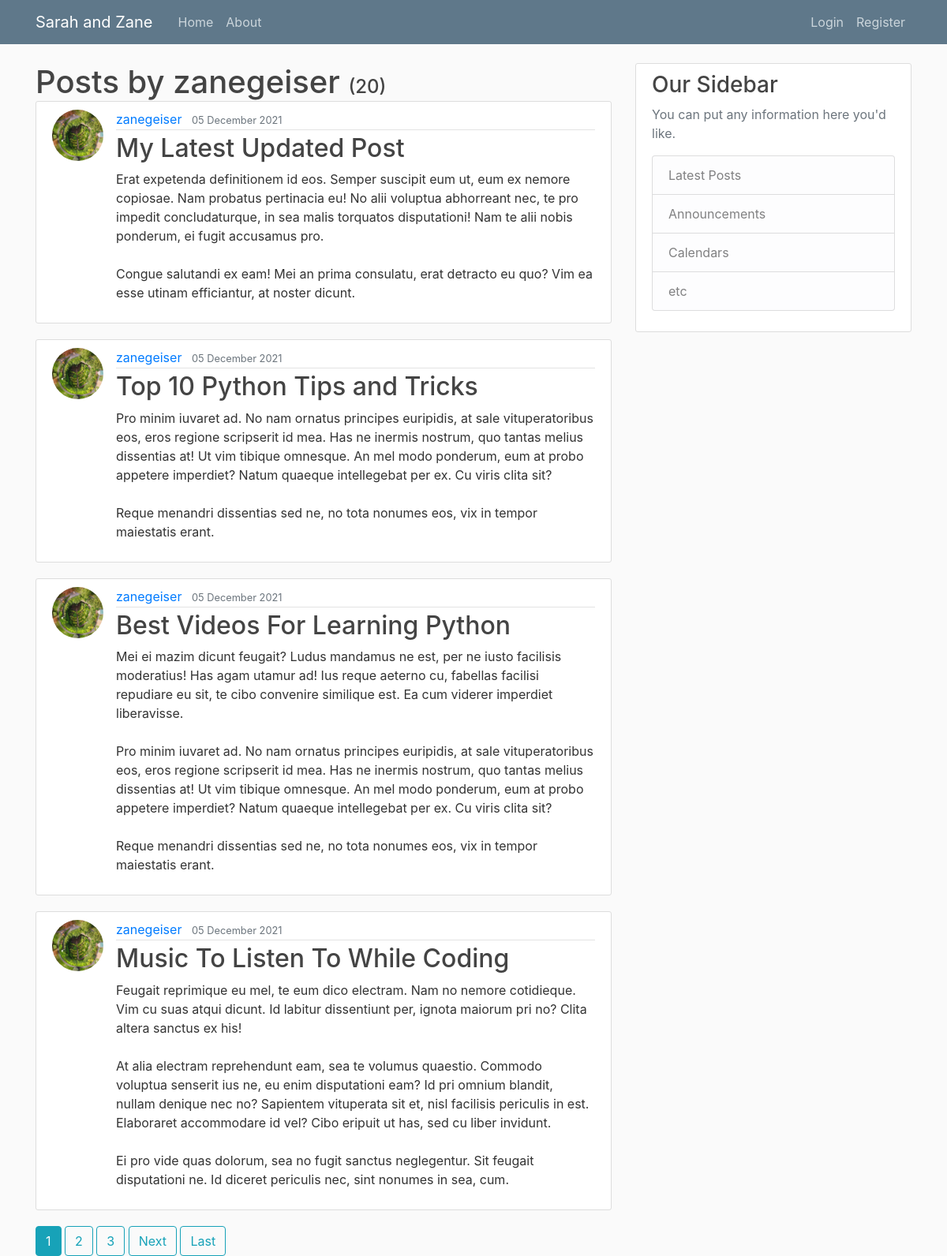
/user/zanegeiser, run on an earlier commit of the app's database.
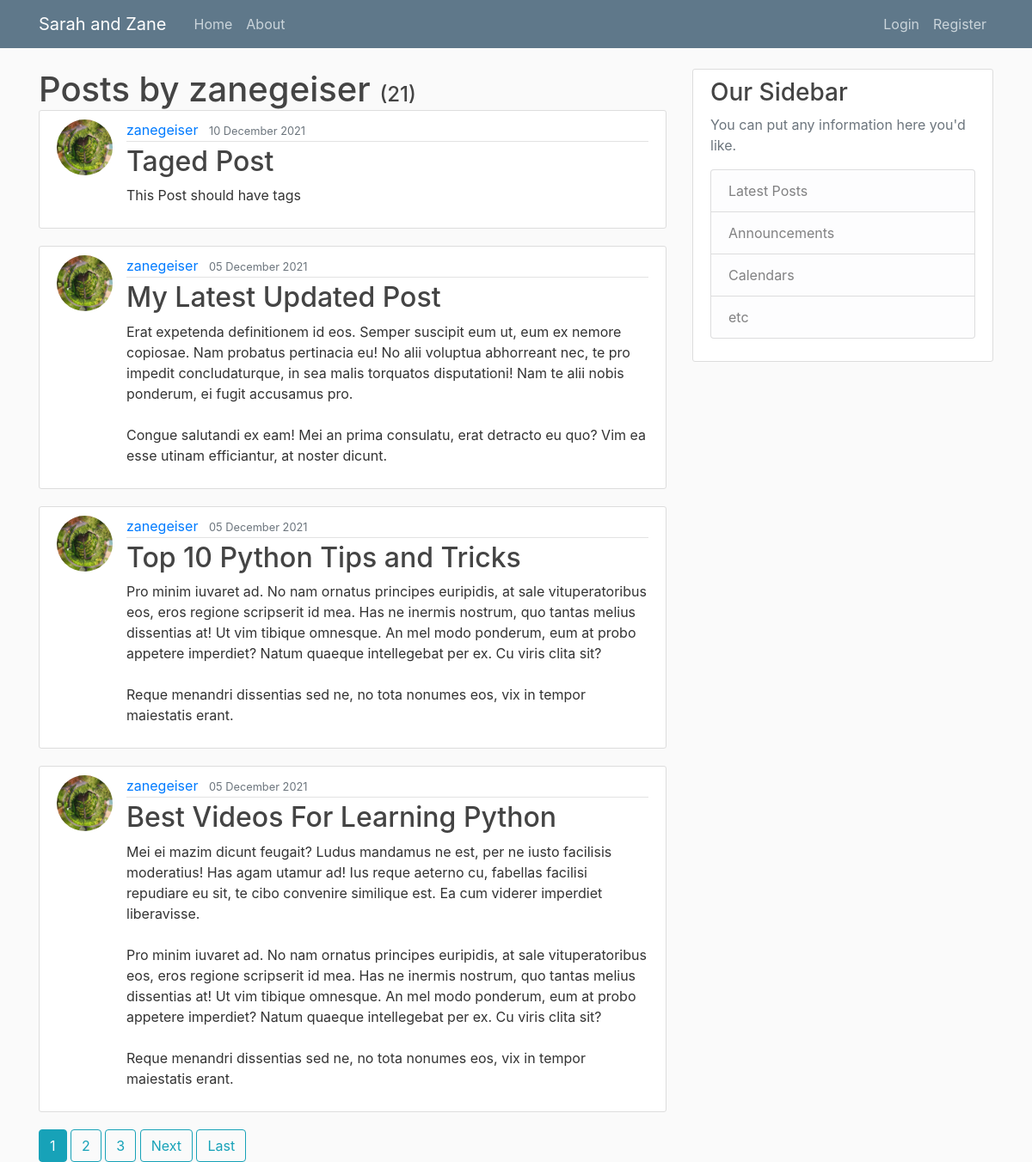
And on a later commit of the database.
### blog/models.py (models this page shows, shortened)
class Post(models.Model):
    title = models.CharField(max_length=100)
    content = models.TextField()
    date_posted = models.DateTimeField(default=timezone.now)
    author = models.ForeignKey(User, on_delete=models.CASCADE)
    tags = TaggableManager()

### users/models.py (models this page shows, shortened)
class Profile(models.Model):
    user = models.OneToOneField(User, on_delete=models.CASCADE)
    image = models.ImageField(default='default.jpg', upload_to='profile_pics')
    """ def save(self, *args, **kwargs):
        #method currently leaves the previous image on the server.
        #need to figure out how to remove.
        super().save(*args, **kwargs)

        img = Image.open(self.image.path)

        if img.height > 300 or img.width > 300:
            output_size = (300, 300)
            img.thumbnail(output_size)
            img.save(self.image.path) """

### blog/views.py (the view)
# urls.py: path('user/<str:username>', UserPostListView.as_view()  , name='user-posts'),
class UserPostListView(ListView):
    model = Post
    template_name = 'blog/user_posts.html'
    context_object_name = 'posts'
    paginate_by = 4
    def get_queryset(self):
        user = get_object_or_404(User, username=self.kwargs.get('username'))
        return Post.objects.filter(author=user).order_by('-date_posted')

### blog/templates/blog/user_posts.html (shortened to what this page needs)
{% extends "blog/base.html"%}
{% block content %}
    <h1 class="mb-3" style="display: inline;">Posts by {{ view.kwargs.username }} </h1>
    <h4 class="mb-3" style="display: inline;" align="right">({{page_obj.paginator.count}})</h4>
    {% for post in posts %}
        <article class="media content-section">
          <img class="rounded-circle article-img" src="{{ post.author.profile.image.url }}">
          <div class="media-body">
            <div class="article-metadata">
              <a class="mr-2" href="{% url 'user-posts' post.author.username %}">{{ post.author }}</a>
              <small class="text-muted">{{ post.date_posted|date:"d F Y" }}</small>
            </div>
            <h2><a class="article-title" href="{% url 'post-detail' post.id %}">{{ post.title }}</a></h2>
            <p class="article-content">{{ post.content }}</p>
          </div>
        </article>
    {% endfor %}
    {% if is_paginated %}
        {% for num in page_obj.paginator.page_range %}
          {% if page_obj.number == num %}
            <a class="btn btn-info mb4" href="?page={{ num }}">{{ num }}</a>
          {% elif num > page_obj.number|add:'-3' and num < page_obj.number|add:'+3' %}
            <a class="btn btn-outline-info mb4" href="?page={{ num }}">{{ num }}</a>
          {% endif %}
        {% endfor %}
        {% if page_obj.has_next %}
          <a class="btn btn-outline-info mb4" href="?page={{ page_obj.next_page_number }}">Next</a>
          <a class="btn btn-outline-info mb4"href="?page={{ page_obj.paginator.num_pages }}">Last</a>
        {% endif %}
    {% endif %}
{% endblock content %}

### blog/templates/blog/base.html (shortened to what this page needs)
{% load static %}
<!DOCTYPE html>
<html lang='en'>
    <head>
        <link rel="stylesheet" href="https://maxcdn.bootstrapcdn.com/bootstrap/4.0.0/css/bootstrap.min.css">
        <link rel="stylesheet" type="text/css" href=" {% static 'blog/main.css' %} ">
    </head>
    <body>
        <header class="site-header">
          <nav class="navbar navbar-expand-md navbar-dark bg-steel fixed-top">
            <div class="container">
              <a class="navbar-brand mr-4" href="{% url 'blog-home' %}">Sarah and Zane</a>
              <div class="collapse navbar-collapse" id="navbarToggle">
                <div class="navbar-nav mr-auto">
                  <a class="nav-item nav-link" href="{% url 'blog-home' %}">Home</a>
                  <a class="nav-item nav-link" href="{% url 'blog-about' %}">About</a>
                </div>
                <div class="navbar-nav">
                  {% if user.is_authenticated %}
                    <a class="nav-item nav-link" href="{% url 'profile' %}">My Account</a>
                    <a class="nav-item nav-link" href="{% url 'post-create' %}">New Post</a>
                    <a class="nav-item nav-link" href="{% url 'logout' %}">Logout</a>
                  {% else %}
                    <a class="nav-item nav-link" href="{% url 'login' %}">Login</a>
                    <a class="nav-item nav-link" href="{% url 'register' %}">Register</a>
                  {% endif %}
                </div>
              </div>
            </div>
          </nav>
        </header>
        <main role="main" class="container">
          <div class="row">
            <div class="col-md-8">
              {% block content %}{% endblock %}
            </div>
            <div class="col-md-4">
              <div class="content-section">
                <h3>Our Sidebar</h3>
                <p class='text-muted'>You can put any information here you'd like.
                  <ul class="list-group">
                    <li class="list-group-item list-group-item-light">Latest Posts</li>
                    <li class="list-group-item list-group-item-light">Announcements</li>
                    <li class="list-group-item list-group-item-light">Calendars</li>
                    <li class="list-group-item list-group-item-light">etc</li>
                  </ul>
                </p>
              </div>
            </div>
          </div>
        </main>
    </body>
</html>

### blog/static/blog/main.css (style rules this page uses)
body { background: #fafafa; color: #333333; margin-top: 5rem; }
h1, h2, h3, h4, h5, h6 { color: #444444; }
ul { margin: 0; }
.bg-steel { background-color: #5f788a; }
.site-header .navbar-nav .nav-link { color: #cbd5db; }
.content-section { background: #ffffff; padding: 10px 20px; border: 1px solid #dddddd; border-radius: 3px; margin-bottom: 20px; }
.article-title { color: #444444; }
.article-content { white-space: pre-line; }
.article-img { height: 65px; width: 65px; margin-right: 16px; }
.article-metadata { padding-bottom: 1px; margin-bottom: 4px; border-bottom: 1px solid #e3e3e3 }

What changed in the data, as far as the page shows it:
no longer on this page (row unchanged): Post: author.profile.image (picture), author "zanegeiser", date_posted "05 December 2021", title "Music To Listen To While Coding", content "Feugait reprimique eu mel, te eum dico electram. Nam no nemore cotidieque. Vim cu suas atqui dicunt. Id labitur dissentiunt per, ignota maiorum pri no? Clita altera sanctus ex his! At alia electram reprehendunt eam, sea te volumus quaestio. Commodo voluptua senserit ius ne, eu enim disputationi eam? Id pri omnium blandit, nullam denique nec no? Sapientem vituperata sit et, nisl facilisis periculis in est. Elaboraret accommodare id vel? Cibo eripuit ut has, sed cu liber invidunt. Ei pro vide quas dolorum, sea no fugit sanctus neglegentur. Sit feugait disputationi ne. Id diceret periculis nec, sint nonumes in sea, cum."
added Post: author.profile.image (picture), author "zanegeiser", date_posted "10 December 2021", title "Taged Post", content "This Post should have tags"
Also different on the page:
{{ page_obj.paginator.count }}: "20" → "21"
